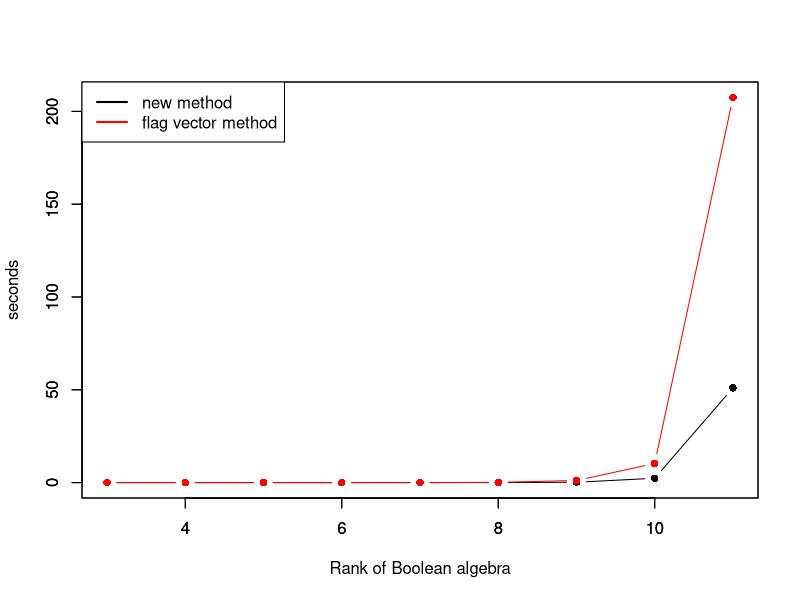

Write the R code that produced this figure.

pdf("times.pdf")
new<-data.frame(time=c(2.6437999622430652e-05,2.952500290120952e-05,7.647500024177134e-05,0.00021523599934880622,0.0016980569998850115,0.012238350002007792,0.2017857909995655,2.342365622000216,51.035737980000704),n=3:11)
old<-data.frame(time=c(9.338399831904098e-05,0.00022555900068255141,0.0007219660001283046,0.0028576650001923554,0.01667255199936335,0.11222963600084768,1.1413556949992198,10.293481051998242,207.5330243649987),n=3:11)
print(new)
print(old)
xlim<-range(c(new$n,old$n))
ylim<-range(c(new$time,old$time))
plot(new$n,new$time,ylim=ylim,xlab="Rank of Boolean algebra",ylab="seconds",type="b",pch=16)
par(new=TRUE)
plot(old$n,old$time,ylim=ylim,col="red",bg="red",xlab="",ylab="",type="b",pch=16)
legend(x="topleft", legend=c("new method","flag vector method"), col=c("black","red"),lwd=2)
dev.off()
	
